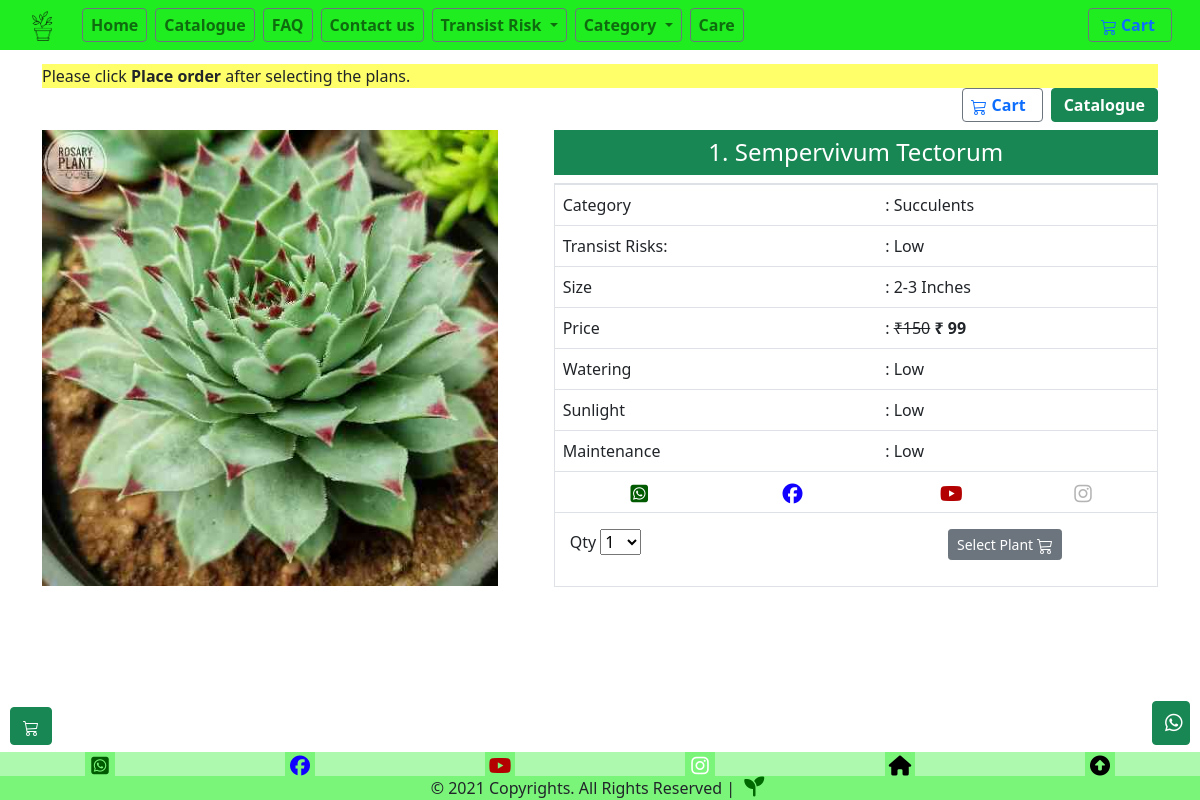
The app's page /sempervivum-tectorum with its own data.
### store/models.py (models this page shows, shortened)
class Product(models.Model):
    pid=models.IntegerField(null=False)
    category = models.ForeignKey(Category, related_name='product', on_delete=models.CASCADE,default=7)
    risk = models.ForeignKey(Risk, related_name='product', on_delete=models.CASCADE,default=1)
    created_by = models.ForeignKey(User, on_delete=models.CASCADE, related_name='product_creator',default=1)
    title = models.CharField(max_length=255)
    Nickname=models.CharField(max_length=255)
    author = models.CharField(max_length=255, default='admin')
    description = models.TextField(blank=True)
    image = models.ImageField(upload_to='images/', default='images/default.png')
    slug = models.SlugField(max_length=255)
    size=models.CharField(max_length=255, default="2-3")
    price = models.IntegerField(default=0)
    disprice = models.IntegerField(default=0)
    orgprice = models.IntegerField(default=0)
    in_stock = models.BooleanField(default=True)
    indoor = models.BooleanField(default=False)
    mother = models.BooleanField(default=False)
    is_active = models.BooleanField(default=True)
    created = models.DateTimeField(auto_now_add=True)
    updated = models.DateTimeField(auto_now=True)
    objects = models.Manager()
    sun = models.ForeignKey(Sun, related_name='product', on_delete=models.CASCADE,default=1)
    Watering = models.ForeignKey(Watering, related_name='product', on_delete=models.CASCADE,default=1)
    products = ProductManager()
    maintenance = models.ForeignKey(maintenance, related_name='product', on_delete=models.CASCADE,default=1)
    tag = models.CharField(max_length=20, choices=TAG_CHOICES, default='None')
    class Meta:
        verbose_name_plural = 'Products'
        ordering = ('-created',)

class Category(models.Model):
    name = models.CharField(max_length=255, db_index=True)
    slug = models.SlugField(max_length=255, unique=True)
    class Meta:
        verbose_name_plural = 'categories'
    def __str__(self):
        return self.name

class Risk(models.Model):
    name = models.CharField(max_length=255, db_index=True)
    slug = models.SlugField(max_length=255, unique=True)
    class Meta:
        verbose_name_plural = 'risks'
    def __str__(self):
        return self.name

class Watering(models.Model):
    name = models.CharField(max_length=255, db_index=True)
    slug = models.SlugField(max_length=255, unique=True)
    class Meta:
        verbose_name_plural = 'waterings'
    def __str__(self):
        return self.name

class Sun(models.Model):
    name = models.CharField(max_length=255, db_index=True)
    slug = models.SlugField(max_length=255, unique=True)
    class Meta:
        verbose_name_plural = 'suns'
    def __str__(self):
        return self.name

class maintenance(models.Model):
    name = models.CharField(max_length=255, db_index=True)
    slug = models.SlugField(max_length=255, unique=True)
    class Meta:
        verbose_name_plural = 'maintenances'
    def __str__(self):
        return self.name

### store/views.py (the view)
# urls.py: path('<slug:slug>', views.product_detail, name='product_detail'),
def product_detail(request, slug):
    product = get_object_or_404(Product, slug=slug, in_stock=True)
    return render(request, 'store/products/single.html', {'product': product})

### basket/basket.py (called while the page is built)
    def __len__(self):
        return sum(item['qty'] for item in self.basket.values())

### basket/context_processors.py (called while the page is built)
def basket(request):
    return {'basket': Basket(request)}

### store/context_processors.py (called while the page is built)
def categories(request):
    Product.objects.update(price=F('price'))
    return {
        'categories': Category.objects.all()
    }

### templates/store/products/single.html (shortened to what this page needs)
{% extends "store/base.html" %}
{% load static %}
{% block content %}
{% load mathfilters %}
<div class="container mt-3">
    <main class="pt-5">
        <marquee behavior="scroll" direction="left" style="background-color: rgba(255, 255, 0, 0.589);">Please click<strong> Place order</strong> after selecting the plans.</marquee>
        <div class="d-flex justify-content-end mb-2">
            <a type="button" role="button" href="/basket/"
            class="nav-link btn btn-outline-secondary py-1 pl-2 ml-1 mr-2">
            <strong>Cart</strong>
        </a>
            <a type="button" class="btn btn-success py-1" href="/#{{product.id}}"><strong>Catalogue</strong></a>
        </div>
        <div class="row g-3">
            <div class="col-md-5 col-lg-5 order-md-first">
                <img class="img-fluid mx-auto d-block w-100" width="200px" alt="Responsive image" src="{{ product.image.url }}">
            </div>
            <div class="col-md-7 col-lg-7 ps-md-3 ps-lg-5">
                <div class="card-text text-center py-2  px-0 m-0 h4 bg-success text-white">
                    {{product.pid}}. {{ product.title }}
                </div>
                <div class="border mt-2 pb-0">
                        <div class="row ">
                            <div class="col-12 pb-0">
                                <table class="table table-hover">
                                    <tbody>
                                    <tr>
                                        <td>Category</td>
                                        <td>: {{ product.category }}</td>
                                    </tr>
                                    <tr>
                                        <td>Transist Risks:</td>
                                        <td>: {{product.risk}}</td>
                                    </tr>
                                    <tr>
                                        <td>Size</td>
                                        <td>: {{product.size}} Inches</td>
                                    </tr>
                                    <tr>
                                        <td>Price</td>
                                        <td>:                      {% if product.orgprice != product.price %}
                                          <strike>&#8377;{{product.orgprice}}</strike>
                                          {% endif %}
                                          <b> &#8377; {{ product.price }}</b>
                                        </td>
                                    </tr>
                                    <tr>
                                        <td>Watering</td>
                                        <td>: {{product.Watering}}</td>
                                    </tr>
                                    <tr>
                                        <td>Sunlight</td>
                                        <td>: {{product.sun}}</td>
                                    </tr>
                                    <tr>
                                      <td>Maintenance</td>
                                      <td>: {{product.maintenance}}</td>
                                    </tr>
                                    <tr>
                                        <td>
                                          <div class="d-flex justify-content-around pt-0" style="color: black;">
                                          <a href="https://wa.me/message/Z73MZA6IMYFWO1" target="_blank" class="fab fa-whatsapp-square pt-1"></a>
                                          <a href="https://facebook.com/rosaryplanthouse" target="_blank" class="fab fa-facebook pt-1"></a>
                                        </div>
                                        </td>
                                        <td>
                                          <div class="d-flex justify-content-around pt-0" style="color: black;">
                                          <a href="https://youtube.com/channel/UCUYHYgkyhoVXy5_h8a5ly6w" target="_blank" class="fab fa-youtube pt-1"></a>
                                          <a href="https://instagram.com/rosary_plant_house?igshid=ksp4zz9pj5lu" target="_blank" class="fab fa-instagram pt-1" style="color: rgba(0, 0, 0, 0.295);"></a>
                                        </div>
                                        </td>
                                      </tr>
                                    </tbody>
                                  </table>
                            </div>
                        </div>
                    <div class="col">
                        <div class="row mb-4">
                            <div class="col-6">
                                <label for="select">Qty</label>
                                <select id="select">
                                    <option value="1">1</option>
                                </select>
                            </div>
                            <div class="col-6 text-end">
                            <div >
                                <div class="d-flex justify-content-center">
                                <button
                                  type="button"
                                  id="add-button"
                                  value="{{product.id}}"
                                  class="btn btn-secondary btn-sm"
                                  data-bs-toggle="modal"
                                  data-bs-target="#exampleModal{{product.id}}"
                                >
                                  Select Plant
                                </button>
                                </div>
                              </div>
                        </div>
                        </div>
                    </div>
                </div>
            </div>
        </div>
        <br>
        <br>
        <br>
        <br>
        <br>
    </main>
</div>
{% endblock %}

### templates/store/base.html (style rules this page uses)
.fab { font-size: 20px; width: 30px; text-align: center; text-decoration: none; }
.fa-facebook { color: rgb(17, 0, 255); }
.fa-whatsapp-square { color: rgb(0, 90, 0); }
.fa-youtube { color: rgb(179, 0, 0); }
.fa-instagram { color: white; }

### records on screen
Product: image (picture), pid "1", title "Sempervivum Tectorum", category "Succulents", risk "Low", size "2-3", orgprice "150", price "99", Watering "Low", sun "Low", maintenance "Low"
